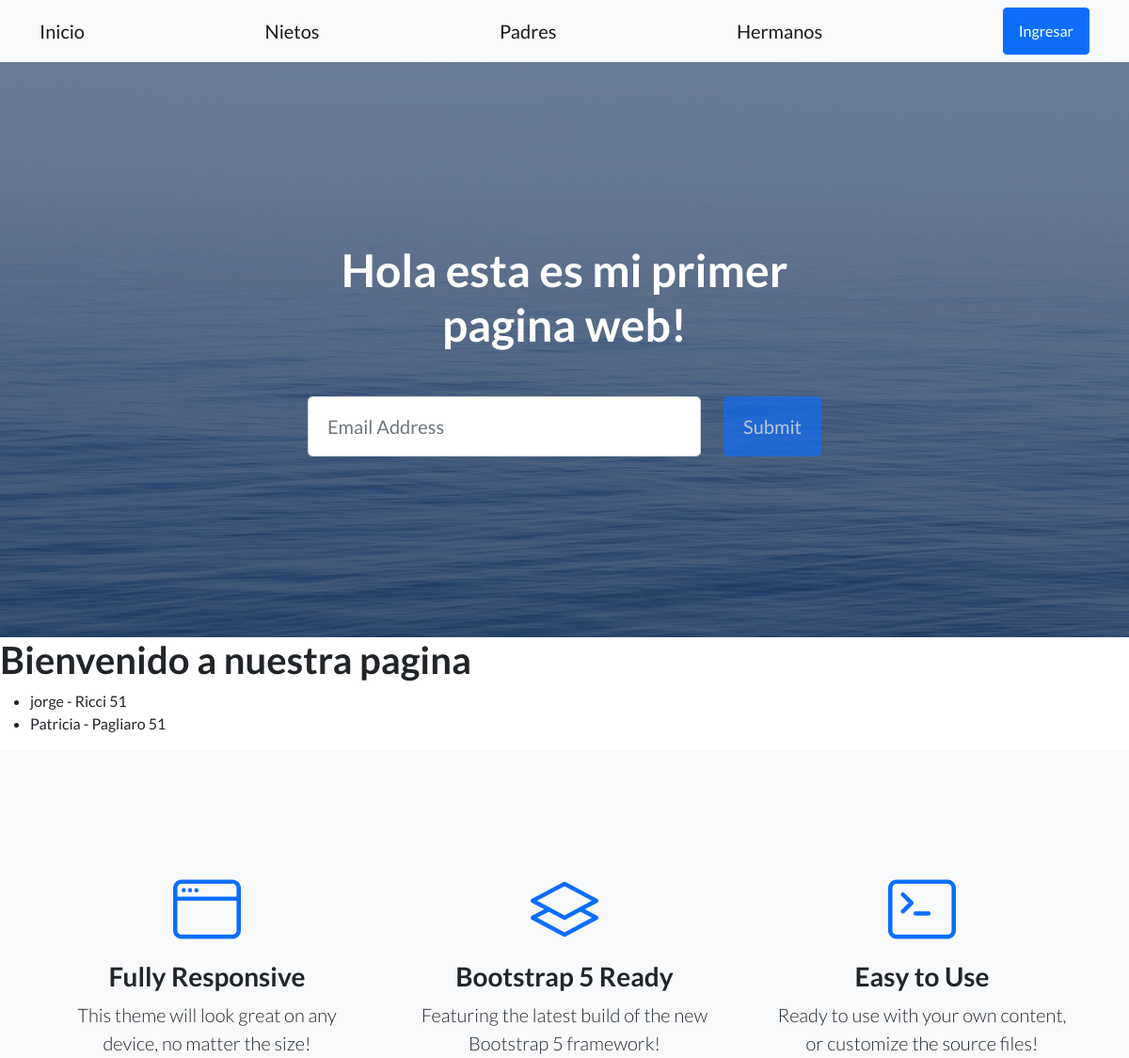
Page /app-coder/lista-padres (upper part) on the earlier database version.
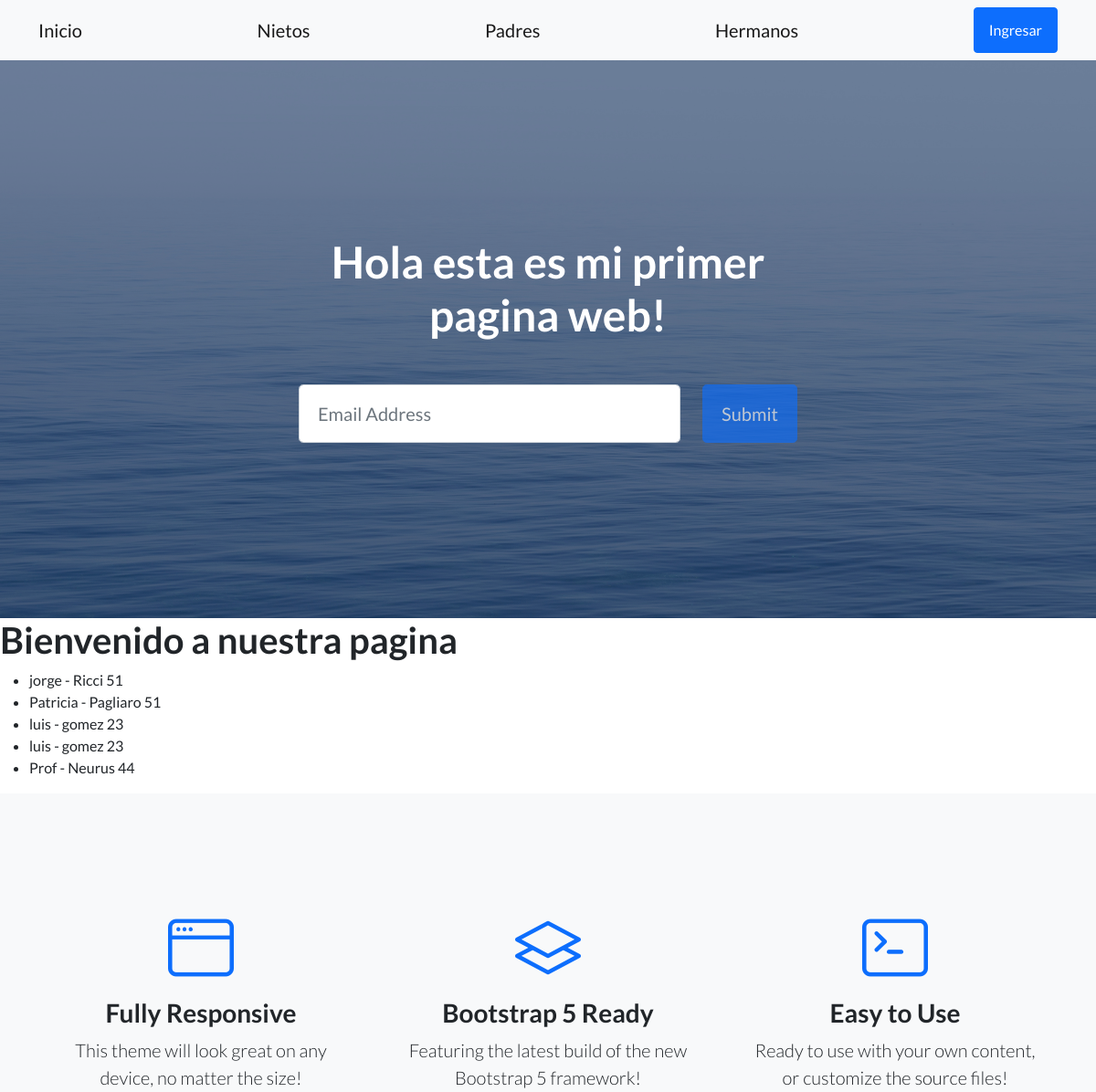
Same page on the later database version.
### AppCoder/models.py (models this page shows, shortened)
class Padres(models.Model):
    nombre = models.CharField(max_length=40)
    edad = models.IntegerField()
    apellido = models.CharField(max_length=30)

### AppCoder/views.py (the view)
# urls.py: path("lista-padres", lista_padres, name="listapadres"),
def lista_padres(request) -> HttpResponse:
    lista = Padres.objects.all()
    return render(request, "lista_padres.html", {"lista_padres": lista})

### AppCoder/templates/lista_padres.html
{% extends 'padre.html' %}
{% load static %}
{% block ContenidoQueCambia %}
<h1>Bienvenido a nuestra pagina</h1>
<ul>
     {% for padre in lista_padres %}
            <li>{{padre.nombre}} - {{padre.apellido}} {{padre.edad}}</li>
    {% endfor %}
</ul>
{% endblock ContenidoQueCambia %}

### AppCoder/templates/padre.html (shortened to what this page needs)
<!DOCTYPE html>
<html lang="en">
    <head>
        {% load static %}
        <link href="https://cdn.jsdelivr.net/npm/bootstrap-icons@1.5.0/font/bootstrap-icons.css" rel="stylesheet" type="text/css" />
        <link href=" {% static '\css\styles.css' %}" rel="stylesheet" />
    </head>
    <body>
        <nav class="navbar navbar-light bg-light static-top">
            <div class="container">
                <a class="navbar-brand" href="{% url 'inicio' %}">Inicio</a>
                <a class="navbar-brand" href="{% url 'Nietos' %}">Nietos</a>
                <a class="navbar-brand" href="{% url 'listapadres' %}">Padres</a>
                <a class="navbar-brand" href="{% url 'listahermanos' %}">Hermanos</a>
                <a class="btn btn-primary" href="#signup">Ingresar</a>
            </div>
        </nav>
        <header class="masthead">
            <div class="container position-relative">
                <div class="row justify-content-center">
                    <div class="col-xl-6">
                        <div class="text-center text-white">
                            <h1 class="mb-5">Hola esta es mi primer pagina web!</h1>
                            <form class="form-subscribe" id="contactForm" data-sb-form-api-token="API_TOKEN">
                                <div class="row">
                                    <div class="col">
                                        <input class="form-control form-control-lg" id="emailAddress" type="email" placeholder="Email Address" data-sb-validations="required,email" />
                                    </div>
                                    <div class="col-auto"><button class="btn btn-primary btn-lg disabled" id="submitButton" type="submit">Submit</button></div>
                                </div>
                            </form>
                        </div>
                    </div>
                </div>
            </div>
        </header>
        {% block ContenidoQueCambia %}
        {% endblock ContenidoQueCambia %}
        <section class="features-icons bg-light text-center">
            <div class="container">
                <div class="row">
                    <div class="col-lg-4">
                        <div class="features-icons-item mx-auto mb-5 mb-lg-0 mb-lg-3">
                            <div class="features-icons-icon d-flex"><i class="bi-window m-auto text-primary"></i></div>
                            <h3>Fully Responsive</h3>
                            <p class="lead mb-0">This theme will look great on any device, no matter the size!</p>
                        </div>
                    </div>
                    <div class="col-lg-4">
                        <div class="features-icons-item mx-auto mb-5 mb-lg-0 mb-lg-3">
                            <div class="features-icons-icon d-flex"><i class="bi-layers m-auto text-primary"></i></div>
                            <h3>Bootstrap 5 Ready</h3>
                            <p class="lead mb-0">Featuring the latest build of the new Bootstrap 5 framework!</p>
                        </div>
                    </div>
                    <div class="col-lg-4">
                        <div class="features-icons-item mx-auto mb-0 mb-lg-3">
                            <div class="features-icons-icon d-flex"><i class="bi-terminal m-auto text-primary"></i></div>
                            <h3>Easy to Use</h3>
                            <p class="lead mb-0">Ready to use with your own content, or customize the source files!</p>
                        </div>
                    </div>
                </div>
            </div>
        </section>
    </body>
</html>

Differences in the rows shown:
added Padres: nombre "luis", apellido "gomez", edad "23"
added Padres: nombre "luis", apellido "gomez", edad "23"
added Padres: nombre "Prof", apellido "Neurus", edad "44"
